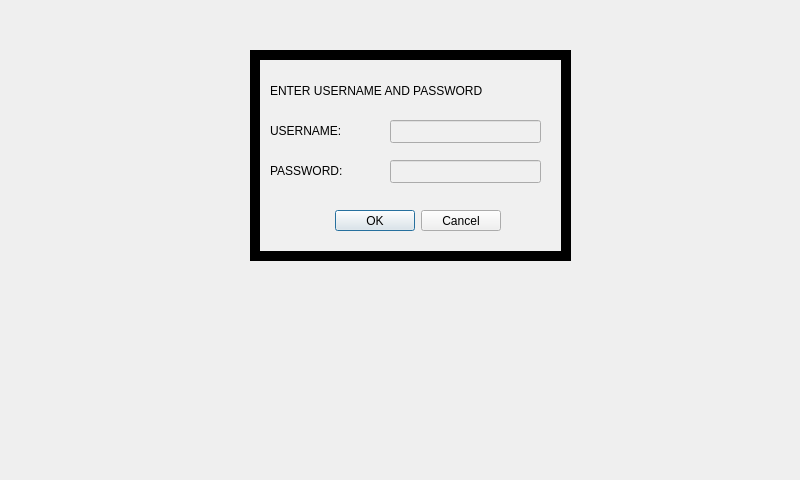
<?xml version="1.0" encoding="UTF-8"?>
<ui version="4.0">
 <class>UserCreationDialog</class>
 <widget class="QDialog" name="UserCreationDialog">
  <property name="geometry">
   <rect>
    <x>0</x>
    <y>0</y>
    <width>800</width>
    <height>480</height>
   </rect>
  </property>
  <property name="windowTitle">
   <string>Dialog</string>
  </property>
  <widget class="qvirtualkeyboard" name="virtualKeyboard" native="true">
   <property name="geometry">
    <rect>
     <x>-1</x>
     <y>329</y>
     <width>801</width>
     <height>151</height>
    </rect>
   </property>
   <zorder>widget_2</zorder>
  </widget>
  <widget class="QWidget" name="widget_2" native="true">
   <property name="geometry">
    <rect>
     <x>250</x>
     <y>50</y>
     <width>321</width>
     <height>211</height>
    </rect>
   </property>
   <property name="styleSheet">
    <string notr="true">background-color: rgb(0, 0, 0);</string>
   </property>
   <widget class="QWidget" name="widget" native="true">
    <property name="geometry">
     <rect>
      <x>10</x>
      <y>10</y>
      <width>301</width>
      <height>191</height>
     </rect>
    </property>
    <property name="styleSheet">
     <string notr="true">background-color: rgb(240, 240, 240);
font: 9pt &quot;Sans Serif&quot;;</string>
    </property>
    <widget class="QLabel" name="msgLabel">
     <property name="geometry">
      <rect>
       <x>10</x>
       <y>20</y>
       <width>301</width>
       <height>21</height>
      </rect>
     </property>
     <property name="text">
      <string>ENTER USERNAME AND PASSWORD</string>
     </property>
    </widget>
    <widget class="QLineEdit" name="userIDLineEdit">
     <property name="geometry">
      <rect>
       <x>130</x>
       <y>60</y>
       <width>151</width>
       <height>23</height>
      </rect>
     </property>
    </widget>
    <widget class="QLineEdit" name="passwordLineEdit">
     <property name="geometry">
      <rect>
       <x>130</x>
       <y>100</y>
       <width>151</width>
       <height>23</height>
      </rect>
     </property>
    </widget>
    <widget class="QDialogButtonBox" name="buttonBox">
     <property name="geometry">
      <rect>
       <x>60</x>
       <y>150</y>
       <width>181</width>
       <height>21</height>
      </rect>
     </property>
     <property name="layoutDirection">
      <enum>Qt::LeftToRight</enum>
     </property>
     <property name="standardButtons">
      <set>QDialogButtonBox::Cancel|QDialogButtonBox::Ok</set>
     </property>
    </widget>
    <widget class="QLabel" name="userIDLabel">
     <property name="geometry">
      <rect>
       <x>10</x>
       <y>60</y>
       <width>111</width>
       <height>21</height>
      </rect>
     </property>
     <property name="text">
      <string>USERNAME:</string>
     </property>
    </widget>
    <widget class="QLabel" name="passwordLabel">
     <property name="geometry">
      <rect>
       <x>10</x>
       <y>100</y>
       <width>111</width>
       <height>21</height>
      </rect>
     </property>
     <property name="text">
      <string>PASSWORD:</string>
     </property>
    </widget>
   </widget>
   <zorder>widget</zorder>
   <zorder>widget</zorder>
   <zorder>widget</zorder>
  </widget>
 </widget>
 <customwidgets>
  <customwidget>
   <class>qvirtualkeyboard</class>
   <extends>QWidget</extends>
   <header>qvirtualkeyboard.h</header>
   <container>1</container>
  </customwidget>
 </customwidgets>
 <resources/>
 <connections/>
</ui>
